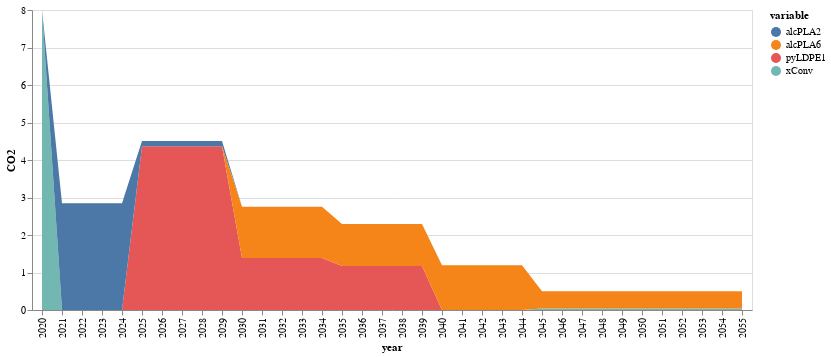

The cell this chart's notebook holds for it:
### Code cell
#only for this result

function conventional(t)
    return initial[1,3]*(1-sum(JuMP.values.(xk)[k,t] for k in 1:nrow(compromise)))
end

function innovation(k1,t)
    if k1==1
        return sum(JuMP.values.(xk)[k,t]*(co2fac[k,t]) for k=k1:k1)
    else
        return sum(JuMP.values.(xk)[k,t]*(co2fac[k,t]) for k=k1:k1)
    end
end

conv=zeros(51)

conv[1]=initial[1,3]
inn_co2=zeros(nrow(compromise),51)

for k in 1:nrow(compromise)
    inn_co2[k,1]=0
end
j=0
for t in 2:51
    if 0 ≤ t ≤ 5
        j=1
    elseif 6 ≤ t ≤ 10
        j=2
    elseif 6 ≤ t ≤ 10
        j=3
    elseif 11 ≤ t ≤ 15
        j=4
    elseif 16 ≤ t ≤ 20
        j=5
    elseif 21 ≤ t ≤ 25
        j=6
    else
        j=7
    end
        
    conv[t]=conventional(j)
    for k in 1:nrow(compromise)
        inn_co2[k,t]=innovation(k,j)
    end
end


sNames = ["conv","inn1","inn2","inn3","inn4","inn5","inn6","inn7","inn8","inn9","inn10"]
xLabels = []
for i in 2020:2070
    push!(xLabels,string(i))
end

#df = DataFrame(year=xLabels, conv=conv, inn1=inn_co2[1,:],inn2=inn_co2[2,:],inn3=inn_co2[3,:],inn4=inn_co2[4,:],
#        inn5=inn_co2[5,:],inn6=inn_co2[6,:],inn7=inn_co2[7,:],inn8=inn_co2[8,:],inn9=inn_co2[9,:],inn10=inn_co2[10,:])
df = DataFrame(vcat(conv',inn_co2)',:auto)


df=df[1:36,:]

df=df[!, any.(>(0), eachcol(df))]
df[!,:year]=xLabels[1:36]
rename!(df,[:x1,:x93,:x218,:x222] .=> [:xConv,:pyLDPE1,:alcPLA2,:alcPLA6])


#rename!(df,[:conv,:inn5,:inn10] .=> [:Conventional,:LDPE_Pyrolysis,:PLA_Alcoholysis])

co2_inn=df |> stack |> @vlplot(:area, x=:year, y={:value, stack=:zero, title="CO2"}, color="variable:n",legend=:sNames) 

#save("./result-case-roadmap/co2-roadmap.svg", co2_inn)
co2_inn

### Figure 1 — Vega-Lite specification as saved in the notebook (floating-point values rounded to 4 significant figures; data arrays with more than 128 entries replaced by an {"elided": "..."} marker saying what was removed)
{"data": {"values": {"elided": "144 records"}}, "encoding": {"color": {"field": "variable", "type": "nominal"}, "x": {"field": "year"}, "y": {"field": "value", "stack": "zero", "title": "CO2", "type": "quantitative"}}, "legend": "sNames", "mark": "area"}
